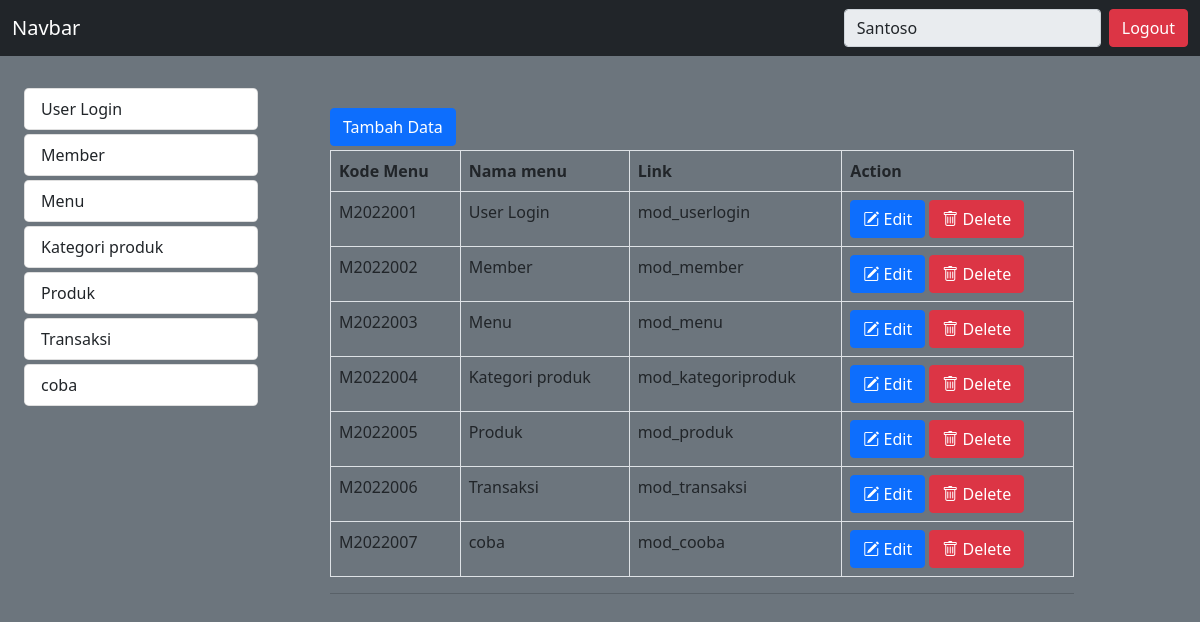
The page /admin/home.php?modul=mod_menu (signed in) on the database its author committed.
### tables this page shows
CREATE TABLE `mst_menu` (
  `idmenu` int(11) NOT NULL,
  `kode_menu` varchar(8) NOT NULL,
  `nmmenu` varchar(25) NOT NULL,
  `link` varchar(50) NOT NULL
);

### admin/mod_menu/index.php (the view)
<?php
include_once("menuCtrl.php");
if (!isset($_GET['action'])) {
?>
	<a href="?modul=mod_menu&action=add" class="btn btn-primary btn-xs mb-1">Tambah Data</a>
	<table class="table table-bordered">
		<tr>
			<th>Kode Menu</th>
			<th>Nama menu</th>
			<th>Link</th>
			<th>Action</th>
		</tr>
		<?php
		$query = mysqli_query($koneksidb, "SELECT * FROM mst_menu");
		foreach ($query as $q) :
		?>
			<tr>
				<td><?= $q['kode_menu']; ?></td>
				<td><?= $q['nmmenu']; ?></td>
				<td><?= $q['link']; ?></td>
				<td><a href="?modul=mod_menu&action=edit&id=<?= $q['idmenu']; ?>" class="btn btn-xs btn-primary"><i class="bi bi-pencil-square"></i> Edit</a>
					<a href="?modul=mod_menu&action=delete&id=<?= $q['idmenu']; ?>" class="btn btn-xs btn-danger"><i class="bi bi-trash"></i> Delete</a>
				</td>
			</tr>
		<?php
		endforeach;
		?>
	</table>
	<hr>
<?php } else if (isset($_GET['action']) && ($_GET['action'] == "add" || $_GET['action'] == "edit")) {
?>
	<?php
	$query_cekkode = mysqli_query(
		$koneksidb,
		"select kode_menu from mst_menu ORDER BY kode_menu DESC LIMIT 0,1"
	);
	$cekkode = mysqli_fetch_array($query_cekkode);
	$kodeakhir = $cekkode['kode_menu'];
	$no_urutakhir = substr($kodeakhir, 5);
	$th_akhir = substr($kodeakhir, 1, 4);
	$th_sekarang = date("Y");
	if ($th_akhir == $th_sekarang) {
		if ($no_urutakhir < 9) {
			$nourut_baru = "00" . ($no_urutakhir + 1);
		} else if ($no_urutakhir < 99) {
			$nourut_baru = "0" . ($no_urutakhir + 1);
		} else {
			$nourut_baru = ($no_urutakhir + 1);
		}
	} else {
		$nourut_baru =  "001";
	}
	$kodeterbaru = "M" . $th_sekarang . $nourut_baru;
	if ($proses == "insert") {
	?>
		<form action="?modul=mod_menu&action=save" id="formmenu" method="POST">
			<div class="row pt-3">
				<label class="col-md-2">Kode Menu</label>
				<div class="col-md-5">
					<input type="hidden" name="proses" value="<?= $proses; ?>">
					<input type="text" name="kode_menu" id="kode_menu" class="form-control" value="<?= $kodeterbaru; ?>" readonly>
				</div>
			</div>
			<div class="row pt-3">
				<label class="col-md-2">Nama Menu</label>
				<div class="col-md-5">
					<input type="text" name="nmmenu" id="nmmenu" class="form-control">
				</div>
			</div>
			<div class="row pt-3">
				<label class="col-md-2">Link</label>
				<div class="col-md-5">
					<input type="text" name="link" id="link" class="form-control">
				</div>
			</div>
			<div class="row pt-3">
				<label class="col-md-2"></label>
				<div class="col-md-5">
					<button type="submit" class="btn btn-primary">Simpan</button>
					<a href="home.php?modul=mod_menu"><button type="button" class="btn btn-warning">Kembali</button></a>
				</div>
			</div>
		</form>
	<?php
	} else {
	?>
		<form action="?modul=mod_menu&action=save" method="POST">
			<?php
			$qry = mysqli_query($koneksidb, "select * from mst_menu where idmenu='$id' LIMIT 0,1");
			$dt = mysqli_fetch_array($qry);
			?>
			<div class="row pt-3">
				<label class="col-md-2">Nama Menu</label>
				<div class="col-md-5">
					<input type="hidden" name="proses" value="<?= $proses; ?>">
					<input type="hidden" name="idmenu" value="<?= $dt['idmenu']; ?>">
					<input type="text" class="form-control" name="nmmenu" value="<?= $dt['nmmenu']; ?>">
				</div>
			</div>
			<div class="row pt-3">
				<label class="col-md-2">Link</label>
				<div class="col-md-5">
					<input type="text" class="form-control" name="link" value="<?= $dt['link']; ?>">
				</div>
			</div>
			<div class="row pt-3">
				<label class="col-md-2"></label>
				<div class="col-md-5">
					<button type="submit" class="btn btn-primary">Simpan</button>
					<a href="home.php?modul=mod_menu"><button type="button" class="btn btn-warning">Kembali</button></a>
				</div>
			</div>
		</form>
	<?php
	}
	?>
<?php
}
?>

### admin/home.php (shortened to what this page needs)
<?php
require_once("../config/koneksidb.php");
?>
<!DOCTYPE html>
<html lang="en">
<head>
	<link href="https://cdn.jsdelivr.net/npm/bootstrap@5.0.2/dist/css/bootstrap.min.css" rel="stylesheet"
>
	<link rel="stylesheet" href="https://cdn.jsdelivr.net/npm/bootstrap-icons@1.8.3/font/bootstrap-icons.css">
</head>
<body class="bg-secondary">
	<nav class="navbar fixed-top bg-dark">
		<div class="container-fluid">
			<a class="navbar-brand text-white">Navbar</a>
			<form class="d-flex">
				<input class="form-control me-2" type="text" readonly value="<?= $_SESSION['namauser_log']; ?>">
				<a href="logout.php" class="btn btn-danger text-white"> Logout</a>
			</form>
		</div>
	</nav>
	<section class="mt-4">
		<div class="row">
			<div class="col-md-3">
				<div class="container">
					<div class="list-group">
						<?php
						include_once("menu.php");
						?>
					</div>
				</div>
			</div>
			<div class="col-lg-8">
				<div class="container">
					<br>
					<?php
					if (isset($_GET['modul'])) {
						include_once $_GET['modul'] . "/index.php";
					}
					else{
						include_once "dashboard.php";
					}
					?>
				</div>
			</div>
		</div>
	</section>
</body>
</html>

### admin/menu.php (shortened to what this page needs)
<?php
$qry_menu = mysqli_query($koneksidb, "SELECT * FROM mst_menu");
while ($row = mysqli_fetch_array($qry_menu)) {
?>
<a href="?modul=<?= $row['link']; ?>" style="text-decoration: none;" class="links1">
	<li class="list-group-item links rounded-3 mt-1"><?= $row["nmmenu"]; ?></li>
</a>
<?php
}
?>

### admin/home.php (style rules this page uses)
body { padding-top: 60px; }

### rows shown on the page
mst_menu: nmmenu "User Login", kode_menu "M2022001", link "mod_userlogin"
mst_menu: nmmenu "Member", kode_menu "M2022002", link "mod_member"
mst_menu: nmmenu "Menu", kode_menu "M2022003", link "mod_menu"
mst_menu: nmmenu "Kategori produk", kode_menu "M2022004", link "mod_kategoriproduk"
mst_menu: nmmenu "Produk", kode_menu "M2022005", link "mod_produk"
mst_menu: nmmenu "Transaksi", kode_menu "M2022006", link "mod_transaksi"
mst_menu: nmmenu "coba", kode_menu "M2022007", link "mod_cooba"
